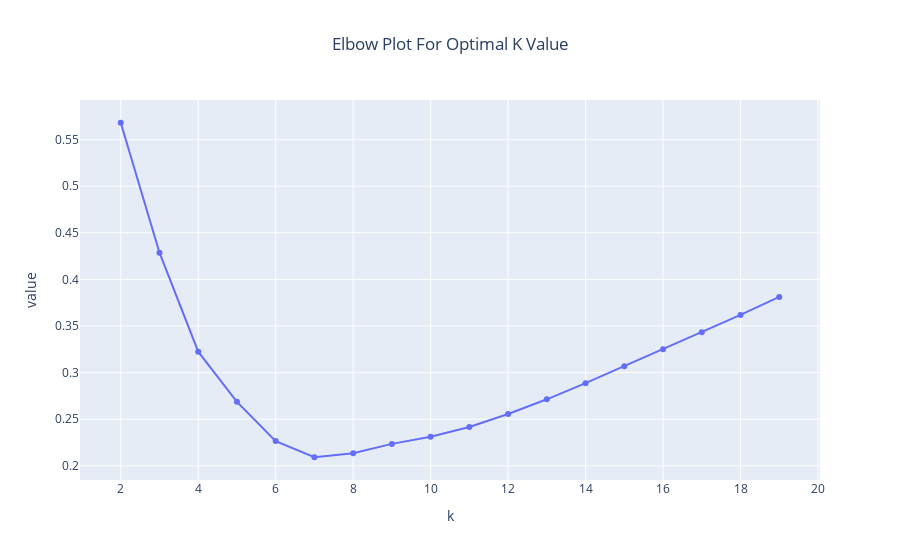

Source (notebook cell):
### Code cell
fig = px.line(data_frame=results, 
        title = 'Elbow plot for optimal k value'.title(), 
        markers=True)
fig.update_layout(
    showlegend=False,
    title={
        'x':0.5,
        'xanchor': 'center' 
    }
                 );
fig.show();

### Figure 1 — Plotly figure (JSON) as saved in the notebook; plotly's stock layout.template omitted (floating-point values rounded to 4 significant figures)
{"data": [{"hovertemplate": "variable=Scaled Inertia<br>k=%{x}<br>value=%{y}<extra></extra>", "legendgroup": "Scaled Inertia", "line": {"color": "#636efa", "dash": "solid"}, "marker": {"symbol": "circle"}, "mode": "markers+lines", "name": "Scaled Inertia", "orientation": "v", "showlegend": true, "type": "scatter", "x": [2, 3, 4, 5, 6, 7, 8, 9, 10, 11, 12, 13, 14, 15, 16, 17, 18, 19], "xaxis": "x", "y": [0.5681, 0.4286, 0.3224, 0.2686, 0.2265, 0.2092, 0.2134, 0.2235, 0.2311, 0.2416, 0.2556, 0.2713, 0.2886, 0.3068, 0.325, 0.3434, 0.3619, 0.3812], "yaxis": "y"}], "layout": {"legend": {"title": {"text": "variable"}, "tracegroupgap": 0}, "showlegend": false, "title": {"text": "Elbow Plot For Optimal K Value", "x": 0.5, "xanchor": "center"}, "xaxis": {"anchor": "y", "domain": [0, 1], "title": {"text": "k"}}, "yaxis": {"anchor": "x", "domain": [0, 1], "title": {"text": "value"}}}}
